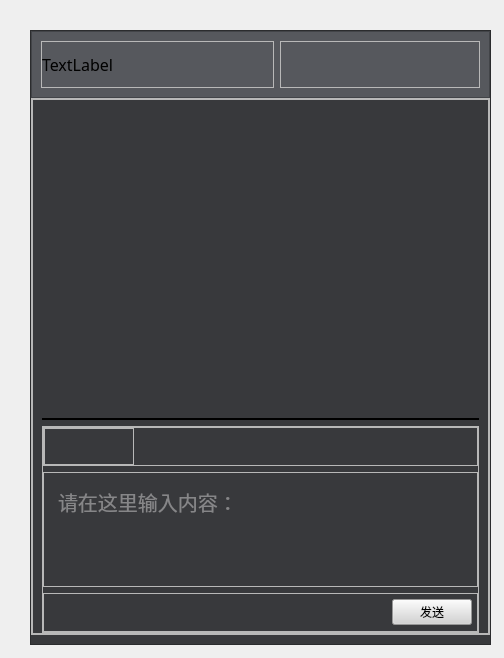
<?xml version="1.0" encoding="UTF-8"?>
<ui version="4.0">
 <class>MainWindow_talk</class>
 <widget class="QMainWindow" name="MainWindow_talk">
  <property name="geometry">
   <rect>
    <x>0</x>
    <y>0</y>
    <width>504</width>
    <height>658</height>
   </rect>
  </property>
  <property name="windowTitle">
   <string>MainWindow</string>
  </property>
  <widget class="QWidget" name="centralwidget">
   <widget class="QFrame" name="frame">
    <property name="geometry">
     <rect>
      <x>30</x>
      <y>30</y>
      <width>461</width>
      <height>615</height>
     </rect>
    </property>
    <property name="styleSheet">
     <string notr="true">#frame{
background-color: rgb(56, 57, 60);
}</string>
    </property>
    <property name="frameShape">
     <enum>QFrame::StyledPanel</enum>
    </property>
    <property name="frameShadow">
     <enum>QFrame::Raised</enum>
    </property>
    <layout class="QVBoxLayout" name="verticalLayout">
     <property name="spacing">
      <number>0</number>
     </property>
     <property name="leftMargin">
      <number>0</number>
     </property>
     <property name="topMargin">
      <number>0</number>
     </property>
     <property name="rightMargin">
      <number>0</number>
     </property>
     <item>
      <widget class="QFrame" name="frame_2">
       <property name="sizePolicy">
        <sizepolicy hsizetype="Preferred" vsizetype="Expanding">
         <horstretch>0</horstretch>
         <verstretch>1</verstretch>
        </sizepolicy>
       </property>
       <property name="styleSheet">
        <string notr="true">#frame_2{
background-color: rgb(86, 88, 93);
}</string>
       </property>
       <property name="frameShape">
        <enum>QFrame::StyledPanel</enum>
       </property>
       <property name="frameShadow">
        <enum>QFrame::Raised</enum>
       </property>
       <layout class="QHBoxLayout" name="horizontalLayout_4">
        <item>
         <widget class="QFrame" name="frame_4">
          <property name="sizePolicy">
           <sizepolicy hsizetype="Expanding" vsizetype="Preferred">
            <horstretch>8</horstretch>
            <verstretch>0</verstretch>
           </sizepolicy>
          </property>
          <property name="frameShape">
           <enum>QFrame::StyledPanel</enum>
          </property>
          <property name="frameShadow">
           <enum>QFrame::Raised</enum>
          </property>
          <layout class="QHBoxLayout" name="horizontalLayout">
           <property name="spacing">
            <number>0</number>
           </property>
           <property name="leftMargin">
            <number>0</number>
           </property>
           <property name="topMargin">
            <number>0</number>
           </property>
           <property name="rightMargin">
            <number>0</number>
           </property>
           <property name="bottomMargin">
            <number>0</number>
           </property>
           <item>
            <widget class="QLabel" name="label_nickname">
             <property name="font">
              <font>
               <family>微软雅黑</family>
               <pointsize>12</pointsize>
              </font>
             </property>
             <property name="text">
              <string>TextLabel</string>
             </property>
            </widget>
           </item>
          </layout>
         </widget>
        </item>
        <item>
         <widget class="QFrame" name="frame_6">
          <property name="sizePolicy">
           <sizepolicy hsizetype="Expanding" vsizetype="Preferred">
            <horstretch>2</horstretch>
            <verstretch>0</verstretch>
           </sizepolicy>
          </property>
          <property name="minimumSize">
           <size>
            <width>200</width>
            <height>0</height>
           </size>
          </property>
          <property name="styleSheet">
           <string notr="true">QPushButton{
	border:none;
}
QPushButton:hover{
	padding-bottom:5px;
}</string>
          </property>
          <property name="frameShape">
           <enum>QFrame::StyledPanel</enum>
          </property>
          <property name="frameShadow">
           <enum>QFrame::Raised</enum>
          </property>
          <layout class="QHBoxLayout" name="horizontalLayout_3">
           <item>
            <widget class="QPushButton" name="pushButton_min">
             <property name="text">
              <string/>
             </property>
             <property name="icon">
              <iconset resource="res.qrc">
               <normaloff>:/icon/img/icon/minimize.png</normaloff>:/icon/img/icon/minimize.png</iconset>
             </property>
            </widget>
           </item>
           <item>
            <widget class="QPushButton" name="pushButton_close">
             <property name="text">
              <string/>
             </property>
             <property name="icon">
              <iconset resource="res.qrc">
               <normaloff>:/icon/img/icon/exit.png</normaloff>:/icon/img/icon/exit.png</iconset>
             </property>
            </widget>
           </item>
          </layout>
         </widget>
        </item>
       </layout>
      </widget>
     </item>
     <item>
      <widget class="QFrame" name="frame_3">
       <property name="sizePolicy">
        <sizepolicy hsizetype="Preferred" vsizetype="Expanding">
         <horstretch>0</horstretch>
         <verstretch>8</verstretch>
        </sizepolicy>
       </property>
       <property name="frameShape">
        <enum>QFrame::StyledPanel</enum>
       </property>
       <property name="frameShadow">
        <enum>QFrame::Raised</enum>
       </property>
       <layout class="QHBoxLayout" name="horizontalLayout_2">
        <property name="leftMargin">
         <number>0</number>
        </property>
        <property name="topMargin">
         <number>0</number>
        </property>
        <property name="rightMargin">
         <number>0</number>
        </property>
        <property name="bottomMargin">
         <number>0</number>
        </property>
        <item>
         <widget class="QFrame" name="frame_5">
          <property name="sizePolicy">
           <sizepolicy hsizetype="Preferred" vsizetype="Expanding">
            <horstretch>3</horstretch>
            <verstretch>0</verstretch>
           </sizepolicy>
          </property>
          <property name="frameShape">
           <enum>QFrame::StyledPanel</enum>
          </property>
          <property name="frameShadow">
           <enum>QFrame::Raised</enum>
          </property>
          <layout class="QVBoxLayout" name="verticalLayout_2">
           <property name="bottomMargin">
            <number>0</number>
           </property>
           <item>
            <widget class="QFrame" name="frame_7">
             <property name="sizePolicy">
              <sizepolicy hsizetype="Preferred" vsizetype="Expanding">
               <horstretch>0</horstretch>
               <verstretch>6</verstretch>
              </sizepolicy>
             </property>
             <property name="styleSheet">
              <string notr="true">border:none;
border-bottom:2px solid rgb(0,0, 0);</string>
             </property>
             <property name="frameShape">
              <enum>QFrame::StyledPanel</enum>
             </property>
             <property name="frameShadow">
              <enum>QFrame::Raised</enum>
             </property>
             <layout class="QHBoxLayout" name="horizontalLayout_9">
              <property name="leftMargin">
               <number>10</number>
              </property>
              <property name="topMargin">
               <number>10</number>
              </property>
              <property name="rightMargin">
               <number>10</number>
              </property>
              <property name="bottomMargin">
               <number>1</number>
              </property>
              <item>
               <widget class="QTextBrowser" name="textBrowser_talk">
                <property name="palette">
                 <palette>
                  <active>
                   <colorrole role="Button">
                    <brush brushstyle="SolidPattern">
                     <color alpha="0">
                      <red>0</red>
                      <green>0</green>
                      <blue>0</blue>
                     </color>
                    </brush>
                   </colorrole>
                   <colorrole role="Text">
                    <brush brushstyle="SolidPattern">
                     <color alpha="255">
                      <red>211</red>
                      <green>211</green>
                      <blue>211</blue>
                     </color>
                    </brush>
                   </colorrole>
                   <colorrole role="Base">
                    <brush brushstyle="NoBrush">
                     <color alpha="255">
                      <red>0</red>
                      <green>0</green>
                      <blue>0</blue>
                     </color>
                    </brush>
                   </colorrole>
                   <colorrole role="Window">
                    <brush brushstyle="SolidPattern">
                     <color alpha="0">
                      <red>0</red>
                      <green>0</green>
                      <blue>0</blue>
                     </color>
                    </brush>
                   </colorrole>
                  </active>
                  <inactive>
                   <colorrole role="Button">
                    <brush brushstyle="SolidPattern">
                     <color alpha="0">
                      <red>0</red>
                      <green>0</green>
                      <blue>0</blue>
                     </color>
                    </brush>
                   </colorrole>
                   <colorrole role="Text">
                    <brush brushstyle="SolidPattern">
                     <color alpha="255">
                      <red>211</red>
                      <green>211</green>
                      <blue>211</blue>
                     </color>
                    </brush>
                   </colorrole>
                   <colorrole role="Base">
                    <brush brushstyle="NoBrush">
                     <color alpha="255">
                      <red>0</red>
                      <green>0</green>
                      <blue>0</blue>
                     </color>
                    </brush>
                   </colorrole>
                   <colorrole role="Window">
                    <brush brushstyle="SolidPattern">
                     <color alpha="0">
                      <red>0</red>
                      <green>0</green>
                      <blue>0</blue>
                     </color>
                    </brush>
                   </colorrole>
                  </inactive>
                  <disabled>
                   <colorrole role="Button">
                    <brush brushstyle="SolidPattern">
                     <color alpha="0">
                      <red>0</red>
                      <green>0</green>
                      <blue>0</blue>
                     </color>
                    </brush>
                   </colorrole>
                   <colorrole role="Text">
                    <brush brushstyle="SolidPattern">
                     <color alpha="255">
                      <red>120</red>
                      <green>120</green>
                      <blue>120</blue>
                     </color>
                    </brush>
                   </colorrole>
                   <colorrole role="Base">
                    <brush brushstyle="NoBrush">
                     <color alpha="255">
                      <red>0</red>
                      <green>0</green>
                      <blue>0</blue>
                     </color>
                    </brush>
                   </colorrole>
                   <colorrole role="Window">
                    <brush brushstyle="SolidPattern">
                     <color alpha="0">
                      <red>0</red>
                      <green>0</green>
                      <blue>0</blue>
                     </color>
                    </brush>
                   </colorrole>
                  </disabled>
                 </palette>
                </property>
                <property name="font">
                 <font>
                  <family>微软雅黑</family>
                  <pointsize>15</pointsize>
                 </font>
                </property>
                <property name="styleSheet">
                 <string notr="true">background-color: rgba(0,0,0,0);
border:none;</string>
                </property>
               </widget>
              </item>
             </layout>
            </widget>
           </item>
           <item>
            <widget class="QFrame" name="frame_8">
             <property name="sizePolicy">
              <sizepolicy hsizetype="Preferred" vsizetype="Expanding">
               <horstretch>0</horstretch>
               <verstretch>4</verstretch>
              </sizepolicy>
             </property>
             <property name="frameShape">
              <enum>QFrame::StyledPanel</enum>
             </property>
             <property name="frameShadow">
              <enum>QFrame::Raised</enum>
             </property>
             <layout class="QVBoxLayout" name="verticalLayout_3">
              <property name="leftMargin">
               <number>0</number>
              </property>
              <property name="topMargin">
               <number>0</number>
              </property>
              <property name="rightMargin">
               <number>0</number>
              </property>
              <property name="bottomMargin">
               <number>0</number>
              </property>
              <item>
               <widget class="QFrame" name="frame_9">
                <property name="sizePolicy">
                 <sizepolicy hsizetype="Preferred" vsizetype="Expanding">
                  <horstretch>0</horstretch>
                  <verstretch>1</verstretch>
                 </sizepolicy>
                </property>
                <property name="styleSheet">
                 <string notr="true"/>
                </property>
                <property name="frameShape">
                 <enum>QFrame::StyledPanel</enum>
                </property>
                <property name="frameShadow">
                 <enum>QFrame::Raised</enum>
                </property>
                <layout class="QHBoxLayout" name="horizontalLayout_6">
                 <property name="spacing">
                  <number>5</number>
                 </property>
                 <property name="leftMargin">
                  <number>0</number>
                 </property>
                 <property name="topMargin">
                  <number>0</number>
                 </property>
                 <property name="rightMargin">
                  <number>0</number>
                 </property>
                 <property name="bottomMargin">
                  <number>0</number>
                 </property>
                 <item alignment="Qt::AlignLeft">
                  <widget class="QFrame" name="frame_12">
                   <property name="styleSheet">
                    <string notr="true">QPushButton{
	border:none;
}
QPushButton:hover{
	padding-bottom:5px;
}</string>
                   </property>
                   <property name="frameShape">
                    <enum>QFrame::StyledPanel</enum>
                   </property>
                   <property name="frameShadow">
                    <enum>QFrame::Raised</enum>
                   </property>
                   <layout class="QHBoxLayout" name="horizontalLayout_5">
                    <item>
                     <widget class="QPushButton" name="pushButton_emoji">
                      <property name="toolTip">
                       <string>表情</string>
                      </property>
                      <property name="text">
                       <string/>
                      </property>
                      <property name="icon">
                       <iconset resource="res.qrc">
                        <normaloff>:/icon/img/icon/emoji.png</normaloff>:/icon/img/icon/emoji.png</iconset>
                      </property>
                     </widget>
                    </item>
                    <item>
                     <widget class="QPushButton" name="pushButton_files">
                      <property name="toolTip">
                       <string>文件</string>
                      </property>
                      <property name="text">
                       <string/>
                      </property>
                      <property name="icon">
                       <iconset resource="res.qrc">
                        <normaloff>:/icon/img/icon/files.png</normaloff>:/icon/img/icon/files.png</iconset>
                      </property>
                     </widget>
                    </item>
                   </layout>
                  </widget>
                 </item>
                </layout>
               </widget>
              </item>
              <item>
               <widget class="QFrame" name="frame_11">
                <property name="sizePolicy">
                 <sizepolicy hsizetype="Preferred" vsizetype="Expanding">
                  <horstretch>0</horstretch>
                  <verstretch>3</verstretch>
                 </sizepolicy>
                </property>
                <property name="frameShape">
                 <enum>QFrame::StyledPanel</enum>
                </property>
                <property name="frameShadow">
                 <enum>QFrame::Raised</enum>
                </property>
                <layout class="QHBoxLayout" name="horizontalLayout_8">
                 <property name="spacing">
                  <number>5</number>
                 </property>
                 <property name="leftMargin">
                  <number>10</number>
                 </property>
                 <property name="topMargin">
                  <number>10</number>
                 </property>
                 <property name="rightMargin">
                  <number>10</number>
                 </property>
                 <property name="bottomMargin">
                  <number>10</number>
                 </property>
                 <item>
                  <widget class="QTextEdit" name="textEdit_message">
                   <property name="palette">
                    <palette>
                     <active>
                      <colorrole role="Button">
                       <brush brushstyle="SolidPattern">
                        <color alpha="0">
                         <red>56</red>
                         <green>57</green>
                         <blue>60</blue>
                        </color>
                       </brush>
                      </colorrole>
                      <colorrole role="Text">
                       <brush brushstyle="SolidPattern">
                        <color alpha="255">
                         <red>211</red>
                         <green>211</green>
                         <blue>211</blue>
                        </color>
                       </brush>
                      </colorrole>
                      <colorrole role="Base">
                       <brush brushstyle="NoBrush">
                        <color alpha="255">
                         <red>0</red>
                         <green>0</green>
                         <blue>0</blue>
                        </color>
                       </brush>
                      </colorrole>
                      <colorrole role="Window">
                       <brush brushstyle="SolidPattern">
                        <color alpha="0">
                         <red>56</red>
                         <green>57</green>
                         <blue>60</blue>
                        </color>
                       </brush>
                      </colorrole>
                     </active>
                     <inactive>
                      <colorrole role="Button">
                       <brush brushstyle="SolidPattern">
                        <color alpha="0">
                         <red>56</red>
                         <green>57</green>
                         <blue>60</blue>
                        </color>
                       </brush>
                      </colorrole>
                      <colorrole role="Text">
                       <brush brushstyle="SolidPattern">
                        <color alpha="255">
                         <red>211</red>
                         <green>211</green>
                         <blue>211</blue>
                        </color>
                       </brush>
                      </colorrole>
                      <colorrole role="Base">
                       <brush brushstyle="NoBrush">
                        <color alpha="255">
                         <red>0</red>
                         <green>0</green>
                         <blue>0</blue>
                        </color>
                       </brush>
                      </colorrole>
                      <colorrole role="Window">
                       <brush brushstyle="SolidPattern">
                        <color alpha="0">
                         <red>56</red>
                         <green>57</green>
                         <blue>60</blue>
                        </color>
                       </brush>
                      </colorrole>
                     </inactive>
                     <disabled>
                      <colorrole role="Button">
                       <brush brushstyle="SolidPattern">
                        <color alpha="0">
                         <red>56</red>
                         <green>57</green>
                         <blue>60</blue>
                        </color>
                       </brush>
                      </colorrole>
                      <colorrole role="Text">
                       <brush brushstyle="SolidPattern">
                        <color alpha="255">
                         <red>120</red>
                         <green>120</green>
                         <blue>120</blue>
                        </color>
                       </brush>
                      </colorrole>
                      <colorrole role="Base">
                       <brush brushstyle="NoBrush">
                        <color alpha="255">
                         <red>0</red>
                         <green>0</green>
                         <blue>0</blue>
                        </color>
                       </brush>
                      </colorrole>
                      <colorrole role="Window">
                       <brush brushstyle="SolidPattern">
                        <color alpha="0">
                         <red>56</red>
                         <green>57</green>
                         <blue>60</blue>
                        </color>
                       </brush>
                      </colorrole>
                     </disabled>
                    </palette>
                   </property>
                   <property name="font">
                    <font>
                     <family>微软雅黑</family>
                     <pointsize>15</pointsize>
                    </font>
                   </property>
                   <property name="styleSheet">
                    <string notr="true">background-color: rgba(56,57,60,0);
border:none;
</string>
                   </property>
                   <property name="placeholderText">
                    <string>请在这里输入内容：</string>
                   </property>
                  </widget>
                 </item>
                </layout>
               </widget>
              </item>
              <item>
               <widget class="QFrame" name="frame_10">
                <property name="sizePolicy">
                 <sizepolicy hsizetype="Preferred" vsizetype="Expanding">
                  <horstretch>0</horstretch>
                  <verstretch>1</verstretch>
                 </sizepolicy>
                </property>
                <property name="styleSheet">
                 <string notr="true"/>
                </property>
                <property name="frameShape">
                 <enum>QFrame::StyledPanel</enum>
                </property>
                <property name="frameShadow">
                 <enum>QFrame::Raised</enum>
                </property>
                <layout class="QHBoxLayout" name="horizontalLayout_7">
                 <property name="spacing">
                  <number>0</number>
                 </property>
                 <property name="leftMargin">
                  <number>0</number>
                 </property>
                 <property name="topMargin">
                  <number>0</number>
                 </property>
                 <property name="rightMargin">
                  <number>5</number>
                 </property>
                 <property name="bottomMargin">
                  <number>0</number>
                 </property>
                 <item alignment="Qt::AlignRight">
                  <widget class="QPushButton" name="pushButton_send">
                   <property name="font">
                    <font>
                     <family>微软雅黑</family>
                    </font>
                   </property>
                   <property name="styleSheet">
                    <string notr="true">background-color: rgb(211, 211, 211);</string>
                   </property>
                   <property name="text">
                    <string>发送</string>
                   </property>
                  </widget>
                 </item>
                </layout>
               </widget>
              </item>
             </layout>
            </widget>
           </item>
          </layout>
         </widget>
        </item>
       </layout>
      </widget>
     </item>
    </layout>
   </widget>
  </widget>
 </widget>
 <resources>
  <include location="res.qrc"/>
 </resources>
 <connections>
  <connection>
   <sender>pushButton_min</sender>
   <signal>clicked()</signal>
   <receiver>MainWindow_talk</receiver>
   <slot>showMinimized()</slot>
   <hints>
    <hint type="sourcelabel">
     <x>331</x>
     <y>55</y>
    </hint>
    <hint type="destinationlabel">
     <x>361</x>
     <y>3</y>
    </hint>
   </hints>
  </connection>
  <connection>
   <sender>pushButton_close</sender>
   <signal>clicked()</signal>
   <receiver>MainWindow_talk</receiver>
   <slot>close()</slot>
   <hints>
    <hint type="sourcelabel">
     <x>430</x>
     <y>56</y>
    </hint>
    <hint type="destinationlabel">
     <x>503</x>
     <y>35</y>
    </hint>
   </hints>
  </connection>
 </connections>
</ui>
